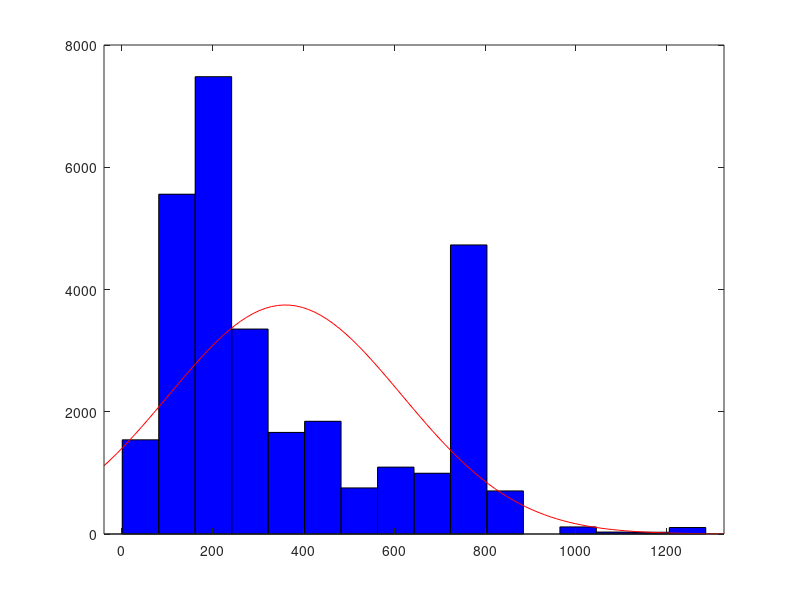

Source code (MATLAB):
clear all
data = csvread("dataD.dat");
dataP = csvread("dataP.dat");
dataT = csvread("dataT.dat");

% data(data>1000)=[];

nbins=10;
bins = 16;

h = histfit(data,bins)



%scatter(data,dataP);

std(data)
max(data)
min(data)
mean(data)
numberOnes = sum(data(1,:)==1) % find number of ones
above5 = (sum(data(1,:)>500) / length(data)) * 100
andel = (numberOnes / length(data)) * 100

